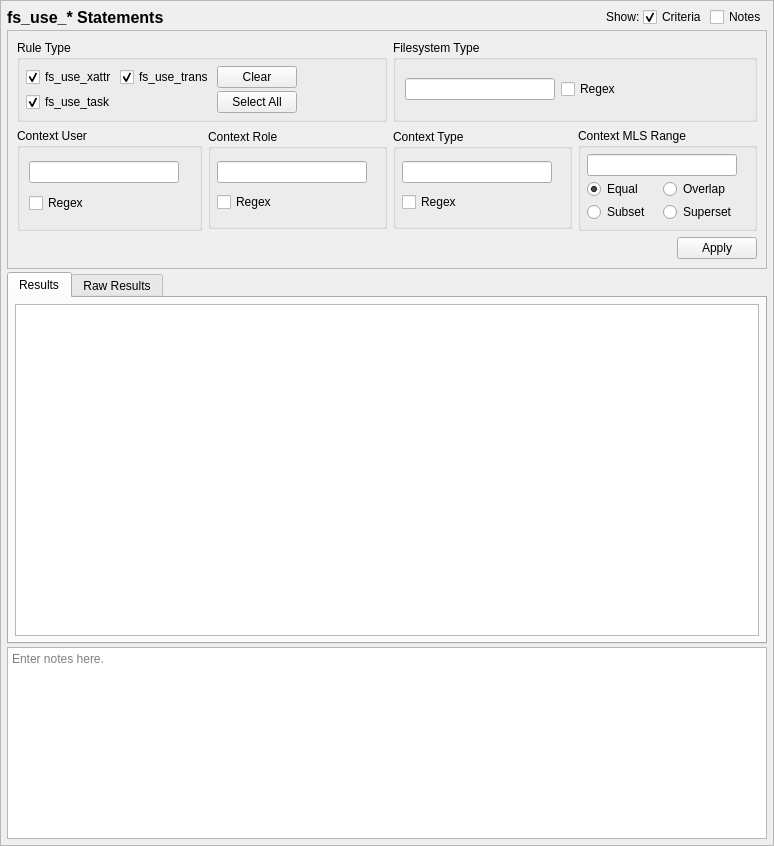
<?xml version="1.0" encoding="UTF-8"?>
<ui version="4.0">
 <class>FSUseQueryTab_ui</class>
 <widget class="QScrollArea" name="FSUseQueryTab_ui">
  <property name="geometry">
   <rect>
    <x>0</x>
    <y>0</y>
    <width>774</width>
    <height>846</height>
   </rect>
  </property>
  <property name="sizeAdjustPolicy">
   <enum>QAbstractScrollArea::AdjustToContents</enum>
  </property>
  <property name="widgetResizable">
   <bool>true</bool>
  </property>
  <widget class="QWidget" name="contents">
   <property name="geometry">
    <rect>
     <x>0</x>
     <y>0</y>
     <width>772</width>
     <height>844</height>
    </rect>
   </property>
   <property name="minimumSize">
    <size>
     <width>0</width>
     <height>0</height>
    </size>
   </property>
   <layout class="QGridLayout" name="gridLayout_9">
    <property name="leftMargin">
     <number>6</number>
    </property>
    <property name="topMargin">
     <number>6</number>
    </property>
    <property name="rightMargin">
     <number>6</number>
    </property>
    <property name="bottomMargin">
     <number>6</number>
    </property>
    <property name="spacing">
     <number>3</number>
    </property>
    <item row="3" column="0" colspan="5">
     <widget class="QTextEdit" name="notes">
      <property name="sizePolicy">
       <sizepolicy hsizetype="Preferred" vsizetype="Preferred">
        <horstretch>0</horstretch>
        <verstretch>0</verstretch>
       </sizepolicy>
      </property>
      <property name="minimumSize">
       <size>
        <width>0</width>
        <height>80</height>
       </size>
      </property>
      <property name="toolTip">
       <string>Optionally enter notes here about the query.</string>
      </property>
      <property name="placeholderText">
       <string>Enter notes here.</string>
      </property>
     </widget>
    </item>
    <item row="0" column="4">
     <widget class="QCheckBox" name="notes_expander">
      <property name="toolTip">
       <string>Show or hide the notes field (no data is lost)</string>
      </property>
      <property name="text">
       <string>Notes</string>
      </property>
     </widget>
    </item>
    <item row="0" column="3">
     <widget class="QCheckBox" name="criteria_expander">
      <property name="toolTip">
       <string>Show or hide the search criteria (no settings are lost)</string>
      </property>
      <property name="text">
       <string>Criteria</string>
      </property>
      <property name="checked">
       <bool>true</bool>
      </property>
     </widget>
    </item>
    <item row="0" column="0">
     <widget class="QLabel" name="label">
      <property name="sizePolicy">
       <sizepolicy hsizetype="Preferred" vsizetype="Fixed">
        <horstretch>0</horstretch>
        <verstretch>0</verstretch>
       </sizepolicy>
      </property>
      <property name="maximumSize">
       <size>
        <width>16777215</width>
        <height>20</height>
       </size>
      </property>
      <property name="font">
       <font>
        <pointsize>12</pointsize>
        <weight>75</weight>
        <bold>true</bold>
       </font>
      </property>
      <property name="text">
       <string>fs_use_* Statements</string>
      </property>
     </widget>
    </item>
    <item row="1" column="0" colspan="5">
     <widget class="QFrame" name="criteria_frame">
      <property name="maximumSize">
       <size>
        <width>16777215</width>
        <height>16777215</height>
       </size>
      </property>
      <property name="frameShape">
       <enum>QFrame::StyledPanel</enum>
      </property>
      <property name="frameShadow">
       <enum>QFrame::Raised</enum>
      </property>
      <layout class="QGridLayout" name="gridLayout_3">
       <item row="1" column="3" rowspan="2">
        <widget class="QGroupBox" name="range_criteria">
         <property name="maximumSize">
          <size>
           <width>16777215</width>
           <height>16777215</height>
          </size>
         </property>
         <property name="title">
          <string>Context MLS Range</string>
         </property>
         <layout class="QGridLayout" name="gridLayout_8">
          <property name="leftMargin">
           <number>6</number>
          </property>
          <property name="topMargin">
           <number>6</number>
          </property>
          <property name="rightMargin">
           <number>6</number>
          </property>
          <property name="bottomMargin">
           <number>6</number>
          </property>
          <property name="spacing">
           <number>3</number>
          </property>
          <item row="2" column="1">
           <widget class="QRadioButton" name="range_exact">
            <property name="toolTip">
             <string>Match the context's range if the criteria is equal to the context's range.</string>
            </property>
            <property name="text">
             <string>Equal</string>
            </property>
            <property name="checked">
             <bool>true</bool>
            </property>
           </widget>
          </item>
          <item row="2" column="2">
           <widget class="QRadioButton" name="range_overlap">
            <property name="toolTip">
             <string>Match the context's range if the criteria overlaps the context's range.</string>
            </property>
            <property name="text">
             <string>Overlap</string>
            </property>
           </widget>
          </item>
          <item row="3" column="1">
           <widget class="QRadioButton" name="range_subset">
            <property name="toolTip">
             <string>Match the context's range if the criteria is a subset of the context's range.</string>
            </property>
            <property name="text">
             <string>Subset</string>
            </property>
           </widget>
          </item>
          <item row="3" column="2">
           <widget class="QRadioButton" name="range_superset">
            <property name="toolTip">
             <string>Match the context's range if the criteria is a superset to the context's range.</string>
            </property>
            <property name="text">
             <string>Superset</string>
            </property>
           </widget>
          </item>
          <item row="1" column="1" colspan="2">
           <widget class="QLineEdit" name="range_">
            <property name="sizePolicy">
             <sizepolicy hsizetype="Preferred" vsizetype="Fixed">
              <horstretch>0</horstretch>
              <verstretch>0</verstretch>
             </sizepolicy>
            </property>
            <property name="minimumSize">
             <size>
              <width>150</width>
              <height>20</height>
             </size>
            </property>
            <property name="maximumSize">
             <size>
              <width>250</width>
              <height>16777215</height>
             </size>
            </property>
           </widget>
          </item>
          <item row="1" column="3">
           <spacer name="horizontalSpacer_7">
            <property name="orientation">
             <enum>Qt::Horizontal</enum>
            </property>
            <property name="sizeHint" stdset="0">
             <size>
              <width>40</width>
              <height>20</height>
             </size>
            </property>
           </spacer>
          </item>
         </layout>
        </widget>
       </item>
       <item row="0" column="2" colspan="2">
        <widget class="QGroupBox" name="fs_criteria">
         <property name="title">
          <string>Filesystem Type</string>
         </property>
         <layout class="QGridLayout" name="gridLayout_7">
          <item row="0" column="1">
           <widget class="QCheckBox" name="fs_regex">
            <property name="toolTip">
             <string>Use regular expressions to match the filesystem type.</string>
            </property>
            <property name="text">
             <string>Regex</string>
            </property>
           </widget>
          </item>
          <item row="0" column="0">
           <widget class="QLineEdit" name="fs">
            <property name="sizePolicy">
             <sizepolicy hsizetype="Preferred" vsizetype="Fixed">
              <horstretch>0</horstretch>
              <verstretch>0</verstretch>
             </sizepolicy>
            </property>
            <property name="minimumSize">
             <size>
              <width>150</width>
              <height>0</height>
             </size>
            </property>
            <property name="maximumSize">
             <size>
              <width>250</width>
              <height>16777215</height>
             </size>
            </property>
           </widget>
          </item>
          <item row="0" column="2">
           <spacer name="horizontalSpacer_2">
            <property name="orientation">
             <enum>Qt::Horizontal</enum>
            </property>
            <property name="sizeHint" stdset="0">
             <size>
              <width>40</width>
              <height>20</height>
             </size>
            </property>
           </spacer>
          </item>
         </layout>
        </widget>
       </item>
       <item row="0" column="0" colspan="2">
        <widget class="QGroupBox" name="ruletype_criteria">
         <property name="sizePolicy">
          <sizepolicy hsizetype="Preferred" vsizetype="Preferred">
           <horstretch>0</horstretch>
           <verstretch>0</verstretch>
          </sizepolicy>
         </property>
         <property name="maximumSize">
          <size>
           <width>16777215</width>
           <height>150</height>
          </size>
         </property>
         <property name="title">
          <string>Rule Type</string>
         </property>
         <layout class="QGridLayout" name="gridLayout">
          <property name="leftMargin">
           <number>6</number>
          </property>
          <property name="topMargin">
           <number>6</number>
          </property>
          <property name="rightMargin">
           <number>6</number>
          </property>
          <property name="bottomMargin">
           <number>6</number>
          </property>
          <property name="spacing">
           <number>3</number>
          </property>
          <item row="1" column="4">
           <widget class="QPushButton" name="all_ruletypes">
            <property name="text">
             <string>Select All</string>
            </property>
           </widget>
          </item>
          <item row="0" column="5">
           <spacer name="horizontalSpacer">
            <property name="orientation">
             <enum>Qt::Horizontal</enum>
            </property>
            <property name="sizeHint" stdset="0">
             <size>
              <width>40</width>
              <height>20</height>
             </size>
            </property>
           </spacer>
          </item>
          <item row="0" column="0">
           <widget class="QCheckBox" name="fs_use_xattr">
            <property name="text">
             <string>fs_use_xattr</string>
            </property>
            <property name="checked">
             <bool>true</bool>
            </property>
           </widget>
          </item>
          <item row="0" column="4">
           <widget class="QPushButton" name="clear_ruletypes">
            <property name="text">
             <string>Clear</string>
            </property>
            <property name="checkable">
             <bool>false</bool>
            </property>
           </widget>
          </item>
          <item row="1" column="0">
           <widget class="QCheckBox" name="fs_use_task">
            <property name="text">
             <string>fs_use_task</string>
            </property>
            <property name="checked">
             <bool>true</bool>
            </property>
           </widget>
          </item>
          <item row="0" column="1">
           <widget class="QCheckBox" name="fs_use_trans">
            <property name="text">
             <string>fs_use_trans</string>
            </property>
            <property name="checked">
             <bool>true</bool>
            </property>
           </widget>
          </item>
         </layout>
        </widget>
       </item>
       <item row="3" column="3">
        <widget class="QDialogButtonBox" name="buttonBox">
         <property name="standardButtons">
          <set>QDialogButtonBox::Apply</set>
         </property>
        </widget>
       </item>
       <item row="1" column="2" rowspan="2">
        <widget class="QGroupBox" name="type_criteria">
         <property name="maximumSize">
          <size>
           <width>16777215</width>
           <height>100</height>
          </size>
         </property>
         <property name="title">
          <string>Context Type</string>
         </property>
         <layout class="QGridLayout" name="gridLayout_5">
          <property name="leftMargin">
           <number>6</number>
          </property>
          <property name="topMargin">
           <number>6</number>
          </property>
          <property name="rightMargin">
           <number>6</number>
          </property>
          <property name="bottomMargin">
           <number>6</number>
          </property>
          <property name="spacing">
           <number>3</number>
          </property>
          <item row="1" column="1">
           <widget class="QCheckBox" name="type_regex">
            <property name="toolTip">
             <string>Use regular expressions to match the context's type.</string>
            </property>
            <property name="text">
             <string>Regex</string>
            </property>
           </widget>
          </item>
          <item row="0" column="1">
           <widget class="QLineEdit" name="type_">
            <property name="sizePolicy">
             <sizepolicy hsizetype="Preferred" vsizetype="Fixed">
              <horstretch>0</horstretch>
              <verstretch>0</verstretch>
             </sizepolicy>
            </property>
            <property name="minimumSize">
             <size>
              <width>150</width>
              <height>0</height>
             </size>
            </property>
            <property name="maximumSize">
             <size>
              <width>250</width>
              <height>16777215</height>
             </size>
            </property>
           </widget>
          </item>
          <item row="0" column="2">
           <spacer name="horizontalSpacer_6">
            <property name="orientation">
             <enum>Qt::Horizontal</enum>
            </property>
            <property name="sizeHint" stdset="0">
             <size>
              <width>40</width>
              <height>20</height>
             </size>
            </property>
           </spacer>
          </item>
         </layout>
        </widget>
       </item>
       <item row="1" column="1" rowspan="2">
        <widget class="QGroupBox" name="role_criteria">
         <property name="maximumSize">
          <size>
           <width>16777215</width>
           <height>100</height>
          </size>
         </property>
         <property name="title">
          <string>Context Role</string>
         </property>
         <layout class="QGridLayout" name="gridLayout_2">
          <property name="leftMargin">
           <number>6</number>
          </property>
          <property name="topMargin">
           <number>6</number>
          </property>
          <property name="rightMargin">
           <number>6</number>
          </property>
          <property name="bottomMargin">
           <number>6</number>
          </property>
          <property name="spacing">
           <number>3</number>
          </property>
          <item row="0" column="0">
           <widget class="QLineEdit" name="role">
            <property name="sizePolicy">
             <sizepolicy hsizetype="Preferred" vsizetype="Fixed">
              <horstretch>0</horstretch>
              <verstretch>0</verstretch>
             </sizepolicy>
            </property>
            <property name="minimumSize">
             <size>
              <width>150</width>
              <height>0</height>
             </size>
            </property>
            <property name="maximumSize">
             <size>
              <width>250</width>
              <height>16777215</height>
             </size>
            </property>
           </widget>
          </item>
          <item row="1" column="0">
           <widget class="QCheckBox" name="role_regex">
            <property name="enabled">
             <bool>true</bool>
            </property>
            <property name="toolTip">
             <string>Use regular expressions to match the context's role.</string>
            </property>
            <property name="text">
             <string>Regex</string>
            </property>
           </widget>
          </item>
          <item row="0" column="1">
           <spacer name="horizontalSpacer_4">
            <property name="orientation">
             <enum>Qt::Horizontal</enum>
            </property>
            <property name="sizeHint" stdset="0">
             <size>
              <width>40</width>
              <height>20</height>
             </size>
            </property>
           </spacer>
          </item>
         </layout>
        </widget>
       </item>
       <item row="1" column="0" rowspan="2">
        <widget class="QGroupBox" name="user_critera">
         <property name="title">
          <string>Context User</string>
         </property>
         <layout class="QGridLayout" name="gridLayout_6">
          <item row="0" column="0">
           <widget class="QLineEdit" name="user">
            <property name="sizePolicy">
             <sizepolicy hsizetype="Preferred" vsizetype="Fixed">
              <horstretch>0</horstretch>
              <verstretch>0</verstretch>
             </sizepolicy>
            </property>
            <property name="minimumSize">
             <size>
              <width>150</width>
              <height>0</height>
             </size>
            </property>
           </widget>
          </item>
          <item row="1" column="0">
           <widget class="QCheckBox" name="user_regex">
            <property name="toolTip">
             <string>Use regular expressions to match the context's user.</string>
            </property>
            <property name="text">
             <string>Regex</string>
            </property>
           </widget>
          </item>
          <item row="0" column="1">
           <spacer name="horizontalSpacer_3">
            <property name="orientation">
             <enum>Qt::Horizontal</enum>
            </property>
            <property name="sizeHint" stdset="0">
             <size>
              <width>40</width>
              <height>20</height>
             </size>
            </property>
           </spacer>
          </item>
         </layout>
        </widget>
       </item>
      </layout>
      <zorder>role_criteria</zorder>
      <zorder>type_criteria</zorder>
      <zorder>user_critera</zorder>
      <zorder>ruletype_criteria</zorder>
      <zorder>fs_criteria</zorder>
      <zorder>range_criteria</zorder>
      <zorder>buttonBox</zorder>
     </widget>
    </item>
    <item row="0" column="2">
     <widget class="QLabel" name="label_2">
      <property name="text">
       <string>Show:</string>
      </property>
     </widget>
    </item>
    <item row="0" column="1">
     <spacer name="horizontalSpacer_5">
      <property name="orientation">
       <enum>Qt::Horizontal</enum>
      </property>
      <property name="sizeHint" stdset="0">
       <size>
        <width>40</width>
        <height>20</height>
       </size>
      </property>
     </spacer>
    </item>
    <item row="2" column="0" colspan="5">
     <widget class="QTabWidget" name="results_frame">
      <property name="sizePolicy">
       <sizepolicy hsizetype="Preferred" vsizetype="MinimumExpanding">
        <horstretch>0</horstretch>
        <verstretch>1</verstretch>
       </sizepolicy>
      </property>
      <property name="currentIndex">
       <number>0</number>
      </property>
      <widget class="QWidget" name="results_framePage1">
       <property name="sizePolicy">
        <sizepolicy hsizetype="Preferred" vsizetype="MinimumExpanding">
         <horstretch>0</horstretch>
         <verstretch>0</verstretch>
        </sizepolicy>
       </property>
       <attribute name="title">
        <string>Results</string>
       </attribute>
       <layout class="QVBoxLayout" name="verticalLayout_3">
        <property name="leftMargin">
         <number>6</number>
        </property>
        <property name="topMargin">
         <number>6</number>
        </property>
        <property name="rightMargin">
         <number>6</number>
        </property>
        <property name="bottomMargin">
         <number>6</number>
        </property>
        <item>
         <widget class="SEToolsTableView" name="table_results">
          <property name="sizePolicy">
           <sizepolicy hsizetype="Preferred" vsizetype="MinimumExpanding">
            <horstretch>0</horstretch>
            <verstretch>0</verstretch>
           </sizepolicy>
          </property>
          <property name="sizeAdjustPolicy">
           <enum>QAbstractScrollArea::AdjustIgnored</enum>
          </property>
          <property name="alternatingRowColors">
           <bool>true</bool>
          </property>
          <property name="sortingEnabled">
           <bool>true</bool>
          </property>
         </widget>
        </item>
       </layout>
      </widget>
      <widget class="QWidget" name="results_framePage2">
       <property name="sizePolicy">
        <sizepolicy hsizetype="Preferred" vsizetype="MinimumExpanding">
         <horstretch>0</horstretch>
         <verstretch>0</verstretch>
        </sizepolicy>
       </property>
       <attribute name="title">
        <string>Raw Results</string>
       </attribute>
       <layout class="QVBoxLayout" name="verticalLayout_2">
        <property name="leftMargin">
         <number>6</number>
        </property>
        <property name="topMargin">
         <number>6</number>
        </property>
        <property name="rightMargin">
         <number>6</number>
        </property>
        <property name="bottomMargin">
         <number>6</number>
        </property>
        <item>
         <widget class="QPlainTextEdit" name="raw_results">
          <property name="sizePolicy">
           <sizepolicy hsizetype="Preferred" vsizetype="MinimumExpanding">
            <horstretch>0</horstretch>
            <verstretch>0</verstretch>
           </sizepolicy>
          </property>
          <property name="minimumSize">
           <size>
            <width>0</width>
            <height>0</height>
           </size>
          </property>
          <property name="font">
           <font>
            <family>Monospace</family>
           </font>
          </property>
          <property name="documentTitle">
           <string/>
          </property>
          <property name="lineWrapMode">
           <enum>QPlainTextEdit::NoWrap</enum>
          </property>
          <property name="readOnly">
           <bool>true</bool>
          </property>
         </widget>
        </item>
       </layout>
      </widget>
     </widget>
    </item>
   </layout>
  </widget>
 </widget>
 <customwidgets>
  <customwidget>
   <class>SEToolsTableView</class>
   <extends>QTableView</extends>
   <header>setoolsgui/tableview.h</header>
  </customwidget>
 </customwidgets>
 <tabstops>
  <tabstop>criteria_expander</tabstop>
  <tabstop>notes_expander</tabstop>
  <tabstop>fs_use_xattr</tabstop>
  <tabstop>fs_use_task</tabstop>
  <tabstop>fs_use_trans</tabstop>
  <tabstop>clear_ruletypes</tabstop>
  <tabstop>all_ruletypes</tabstop>
  <tabstop>fs</tabstop>
  <tabstop>fs_regex</tabstop>
  <tabstop>user</tabstop>
  <tabstop>user_regex</tabstop>
  <tabstop>role</tabstop>
  <tabstop>role_regex</tabstop>
  <tabstop>type_</tabstop>
  <tabstop>type_regex</tabstop>
  <tabstop>range_</tabstop>
  <tabstop>range_exact</tabstop>
  <tabstop>range_overlap</tabstop>
  <tabstop>range_subset</tabstop>
  <tabstop>range_superset</tabstop>
  <tabstop>results_frame</tabstop>
  <tabstop>table_results</tabstop>
  <tabstop>raw_results</tabstop>
  <tabstop>notes</tabstop>
 </tabstops>
 <resources/>
 <connections>
  <connection>
   <sender>criteria_expander</sender>
   <signal>toggled(bool)</signal>
   <receiver>criteria_frame</receiver>
   <slot>setVisible(bool)</slot>
   <hints>
    <hint type="sourcelabel">
     <x>592</x>
     <y>16</y>
    </hint>
    <hint type="destinationlabel">
     <x>386</x>
     <y>232</y>
    </hint>
   </hints>
  </connection>
  <connection>
   <sender>notes_expander</sender>
   <signal>toggled(bool)</signal>
   <receiver>notes</receiver>
   <slot>setVisible(bool)</slot>
   <hints>
    <hint type="sourcelabel">
     <x>735</x>
     <y>16</y>
    </hint>
    <hint type="destinationlabel">
     <x>386</x>
     <y>756</y>
    </hint>
   </hints>
  </connection>
 </connections>
</ui>
